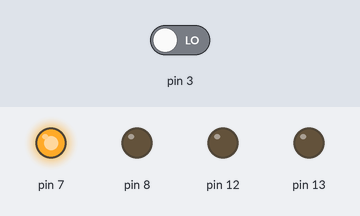
Bench run of a sketch on a simulated Arduino Uno, built with avr-gcc and run on an emulated ATmega328P. Shown: output pins drawn as LEDs (lit = HIGH). The inputs (shaded band) are chosen by the test bench; at power-on: pin 3 LOW.

Above: at 0.05 s.
Timing chart, 0 to 3.0 s (numbered marks = the images above):
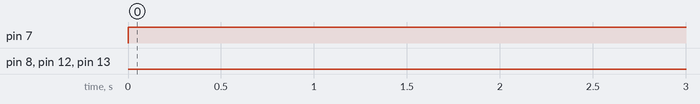

Measured:
- by itself, pin 7: repeats every 0.20 s: LOW 0.10 s, HIGH 0.10 s
- by itself, pin 8: LOW → HIGH at 10.0 s, → LOW 30.1 s later, → HIGH 0.10 s later, → LOW 0.10 s later, … (900 changes in this stretch)
- by itself, pin 12: LOW → HIGH at 20.0 s, → LOW 20.1 s later, → HIGH 0.10 s later, → LOW 0.10 s later, … (900 changes in this stretch)
- by itself, pin 13: LOW → HIGH at 30.0 s, → LOW 10.1 s later, → HIGH 0.10 s later, → LOW 0.10 s later, … (900 changes in this stretch)

The sketch:

versionA.ino
```cpp
/*
 Based on open-source code  Blink
*/

void setup() {
  // initialize the digital pin as an output.
  // Pin 13, 12, 8 and 7  has an LED connected on most Arduino boards:
  pinMode(13, OUTPUT);

  pinMode(12, OUTPUT);

  pinMode(8, OUTPUT);

  pinMode(7, OUTPUT);

  pinMode(3, INPUT);
}

boolean apagar=false;
int botonState=0;

//Principal loop main:
void loop() {

  //digitalWrite(7,HIGH);


  digitalWrite(7, HIGH);
  delay(10000);
  digitalWrite(8, HIGH);
  delay(10000);
  digitalWrite(12, HIGH);
  delay(10000);
  digitalWrite(13, HIGH);
  delay(10000);

  do{

    delay(100);
    digitalWrite(7,LOW);
    digitalWrite(8,LOW);
    digitalWrite(12,LOW);
    digitalWrite(13,LOW);
    delay(100);
    digitalWrite(7,HIGH);
    digitalWrite(8,HIGH);
    digitalWrite(12,HIGH);
    digitalWrite(13,HIGH);

    botonState=digitalRead(3);

  }while(botonState==LOW);

  digitalWrite(7,LOW);
  digitalWrite(8,LOW);
  digitalWrite(12,LOW);
  digitalWrite(13,LOW);
  delay(500);

}
```
